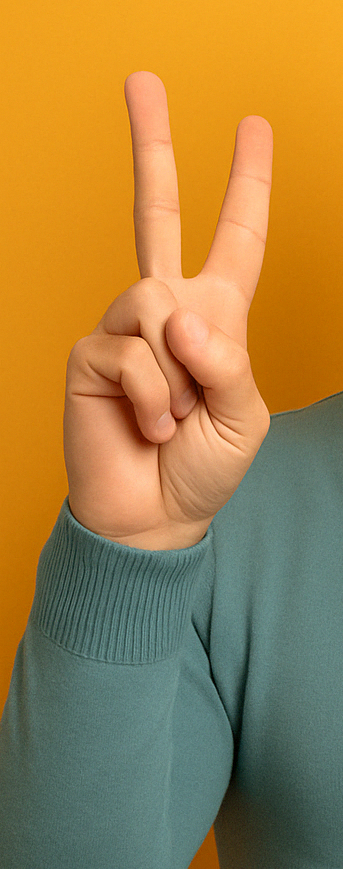
#> input picture dataset/musical_notes_original/Re_cut/Apr 21, 2025, 10_10_15 PM.png, 343 x 869 px; its folder holds only this picture in this run
$ python data_augmentation_notes.py
#> lines starting #> are read from the running program, lines starting #| are printed output that depends on the picture
#!/usr/bin/env python3
import os, random
from pathlib import Path
from typing import Tuple

import numpy as np
from PIL import Image, ImageOps, ImageEnhance

INPUT_DIR  = Path("./musical_notes_original/Re_cut")
OUTPUT_DIR = Path("./musical_notes_original/Re")
TARGET_SZ: Tuple[int, int] = (64, 64)
AUGS_PER_IMG = 5

# ---------- augmentations ---------------------------------------------------
def random_rotate(img):
    return img.rotate(random.uniform(-20, 20), resample=Image.BICUBIC, expand=False)

def random_flip(img):
    return ImageOps.mirror(img)

def random_zoom(img):
    w, h = img.size
    perc = random.uniform(0.1, 0.2)
    dx, dy = int(w * perc), int(h * perc)
    left   = random.randint(0, dx)
    top    = random.randint(0, dy)
    right  = w - (dx - left)
    bottom = h - (dy - top)
    return img.crop((left, top, right, bottom)).resize(TARGET_SZ, Image.LANCZOS)

def random_brightness(img):
    return ImageEnhance.Brightness(img).enhance(random.uniform(0.7, 1.3))

def add_gaussian_noise(img):
    arr = np.asarray(img).astype(np.float32)
    arr += np.random.normal(0, 10, arr.shape)
    return Image.fromarray(np.clip(arr, 0, 255).astype(np.uint8))

AUG_FUNCS = [
    random_rotate,
    random_flip,
    random_zoom,
    random_brightness,
    add_gaussian_noise,
]

# --------------------- novo: contador global --------------------------------
file_counter = 1  # ⇢ começa em 1 e só aumenta

def next_name() -> str:             # ⇢ gera "1.jpg", "2.jpg", ...
    global file_counter
    name = f"{file_counter}.jpg"
    file_counter += 1
    return name
# ----------------------------------------------------------------------------

def ensure_dir(path: Path):
    path.mkdir(parents=True, exist_ok=True)

def process_image(path: Path):
    img = Image.open(path).convert("RGB").resize(TARGET_SZ, Image.LANCZOS)
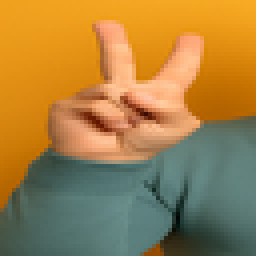
#> img: PIL image 64x64 RGB (shown 4 times larger); mean R, G, B 163.4, 129, 69.5

    # salva original
    img.save(OUTPUT_DIR / next_name())   # ⇢ usa função next_name()

    # 5 variações
    for aug_func in AUG_FUNCS:
        aug_img = aug_func(img)
        aug_img.save(OUTPUT_DIR / next_name())
#> this loop made 5 passes
#> pass 1, in process_image, `aug_img = aug_func(img)`:
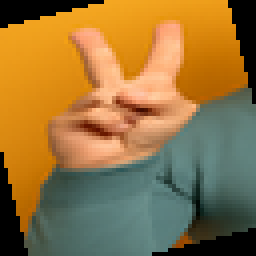
#> aug_img: PIL image 64x64 RGB (shown 4 times larger); mean R, G, B 147.8, 116, 63.1
#> pass 2, in process_image, `aug_img = aug_func(img)`:
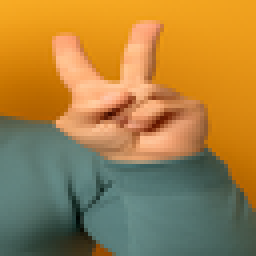
#> aug_img: PIL image 64x64 RGB (shown 4 times larger); mean R, G, B 163.4, 129, 69.5
#> pass 3, in process_image, `aug_img = aug_func(img)`:
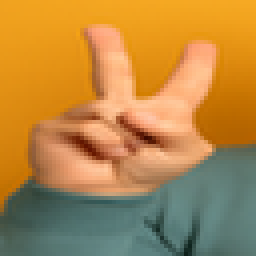
#> aug_img: PIL image 64x64 RGB (shown 4 times larger); mean R, G, B 180.7, 135.9, 70.3
#> after the loop:
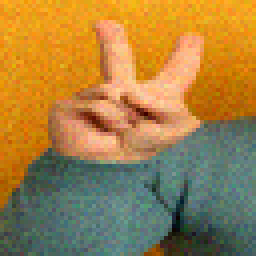
#> aug_img: PIL image 64x64 RGB (shown 4 times larger); mean R, G, B 162.4, 128.3, 69.3

def main():
    ensure_dir(OUTPUT_DIR)
    files = sorted([p for p in INPUT_DIR.iterdir() if p.suffix.lower() in {'.jpg', '.jpeg', '.png'}])

    if not files:
        print(f"[ERRO] Nenhuma imagem encontrada em {INPUT_DIR.resolve()}")
        return

    for idx, file in enumerate(files, 1):
        print(f"[{idx}/{len(files)}] Processando {file.name} …")
        process_image(file)

    total = len(files) * (AUGS_PER_IMG + 1)
    print(f"✅ Concluído! {total} imagens salvas em {OUTPUT_DIR.resolve()}")

if __name__ == "__main__":
    main()
